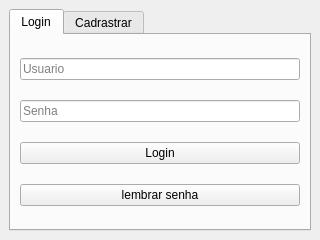
<?xml version="1.0" encoding="UTF-8"?>
<ui version="4.0">
 <class>MainWindow</class>
 <widget class="QMainWindow" name="MainWindow">
  <property name="geometry">
   <rect>
    <x>0</x>
    <y>0</y>
    <width>320</width>
    <height>240</height>
   </rect>
  </property>
  <property name="windowTitle">
   <string>MainWindow</string>
  </property>
  <widget class="QWidget" name="centralwidget">
   <layout class="QVBoxLayout" name="verticalLayout">
    <item>
     <widget class="QTabWidget" name="tabWidget">
      <property name="currentIndex">
       <number>0</number>
      </property>
      <widget class="QWidget" name="tab">
       <attribute name="title">
        <string>Login</string>
       </attribute>
       <layout class="QVBoxLayout" name="verticalLayout_3">
        <item>
         <widget class="QLineEdit" name="lineEdit_usuario_login">
          <property name="placeholderText">
           <string>Usuario</string>
          </property>
         </widget>
        </item>
        <item>
         <widget class="QLineEdit" name="lineEdit_senha_login">
          <property name="placeholderText">
           <string>Senha</string>
          </property>
         </widget>
        </item>
        <item>
         <widget class="QPushButton" name="pushButton_login">
          <property name="text">
           <string>Login</string>
          </property>
         </widget>
        </item>
        <item>
         <widget class="QPushButton" name="pushButton_recuperar_login">
          <property name="text">
           <string>lembrar senha</string>
          </property>
         </widget>
        </item>
       </layout>
      </widget>
      <widget class="QWidget" name="tab_2">
       <attribute name="title">
        <string>Cadrastrar</string>
       </attribute>
       <layout class="QVBoxLayout" name="verticalLayout_2">
        <item>
         <widget class="QLineEdit" name="lineEdit_email">
          <property name="placeholderText">
           <string>E-mail</string>
          </property>
         </widget>
        </item>
        <item>
         <widget class="QLineEdit" name="lineEdit_usuario">
          <property name="placeholderText">
           <string>Usuario</string>
          </property>
         </widget>
        </item>
        <item>
         <widget class="QLineEdit" name="lineEdit_senha">
          <property name="placeholderText">
           <string>Senha</string>
          </property>
         </widget>
        </item>
        <item>
         <widget class="QLineEdit" name="lineEdit_confirm_senha">
          <property name="placeholderText">
           <string>confirme a senha</string>
          </property>
         </widget>
        </item>
        <item>
         <widget class="QPushButton" name="pushButton_cadrastro">
          <property name="text">
           <string>Cadrastrar</string>
          </property>
         </widget>
        </item>
       </layout>
      </widget>
     </widget>
    </item>
   </layout>
  </widget>
 </widget>
 <resources/>
 <connections/>
</ui>
